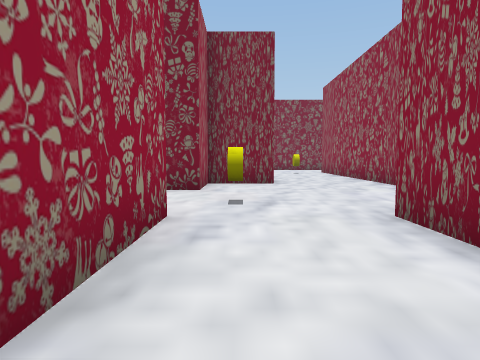
[1] (above)

24 first-person views from a walk through a Unity game level. The camera is 1.3 m above the floor, tilts 4° down and sees 75° across. The floor is counted in squares, 2 m on a side. Each view is taken from the middle of a square. On the plan, view 1 faces up. The plan holds only what a view shows up to about 10 squares ahead; the rest is blank. The place goes on beyond the plan. The player character is not drawn.

[2]
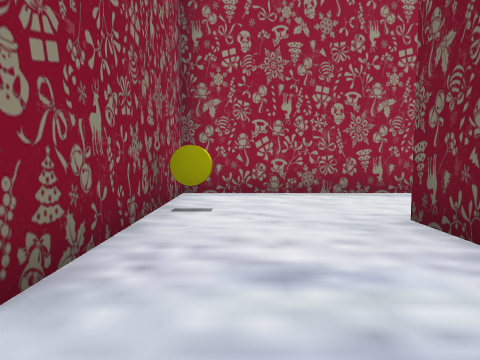

[3]
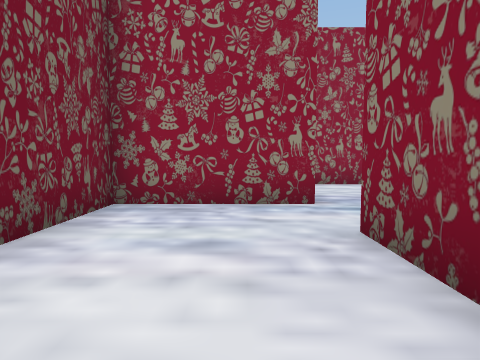

[4]
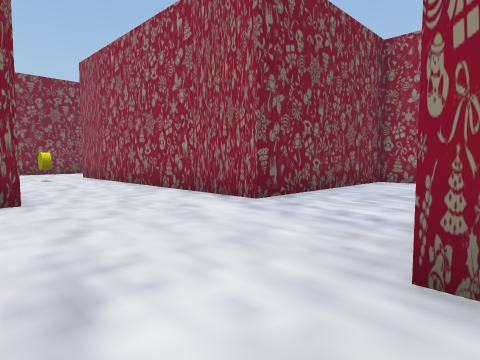

[5]
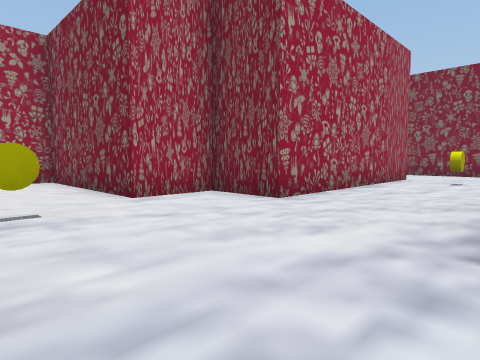

[6]
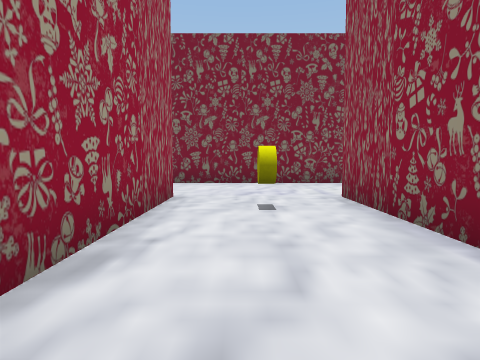

[7]
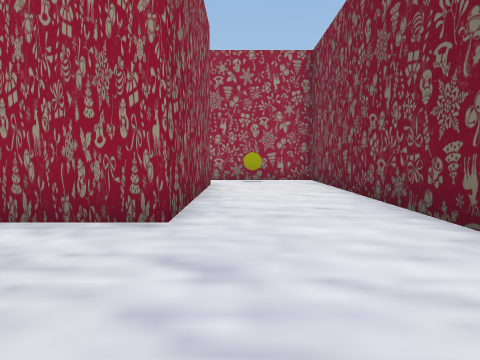

[8]
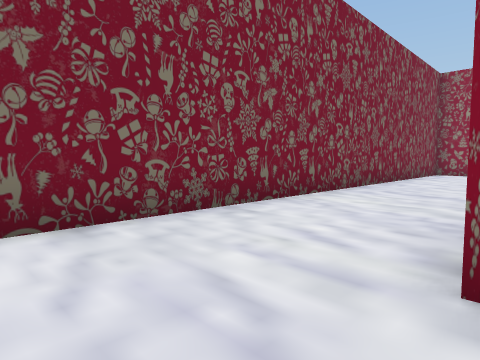

[9]
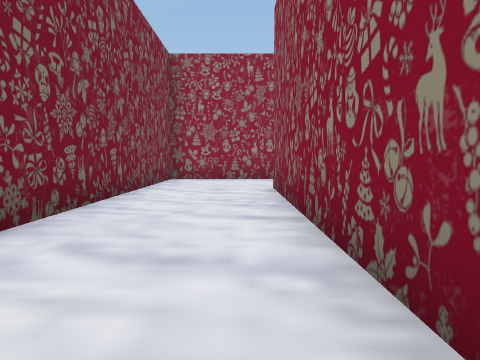

[10]
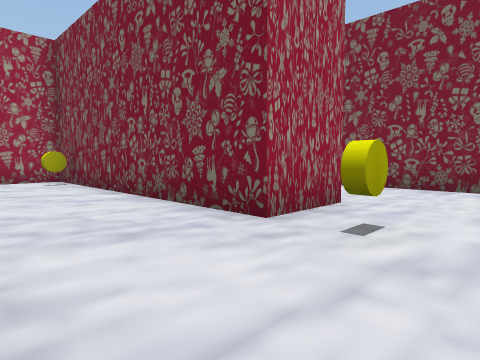

[11]
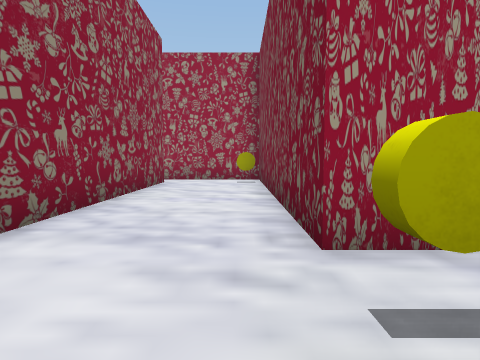

[12]
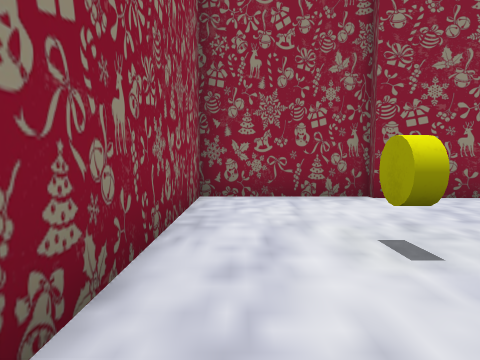

[13]
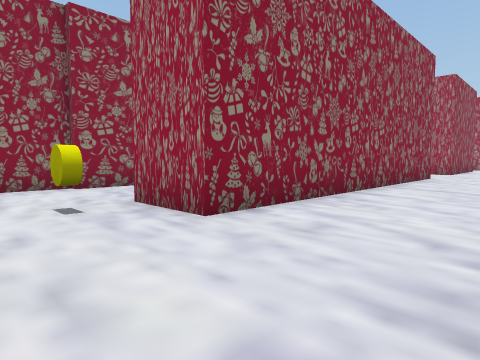

[14]
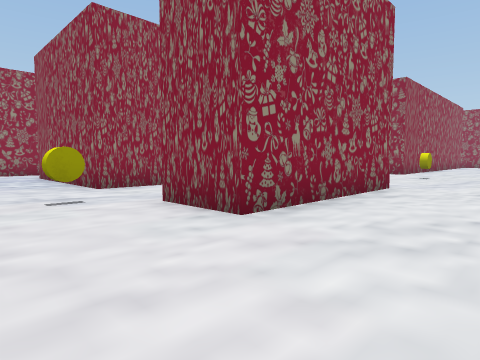

[15]
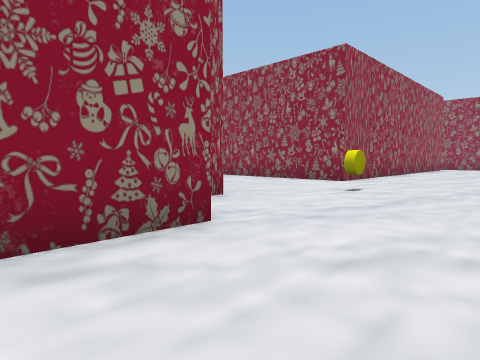

[16]
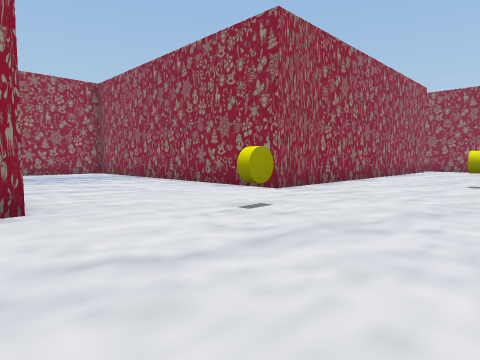

[17]
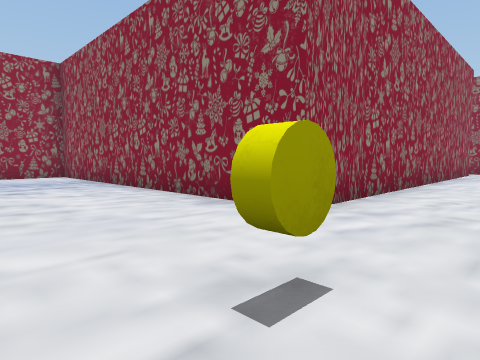

[18]
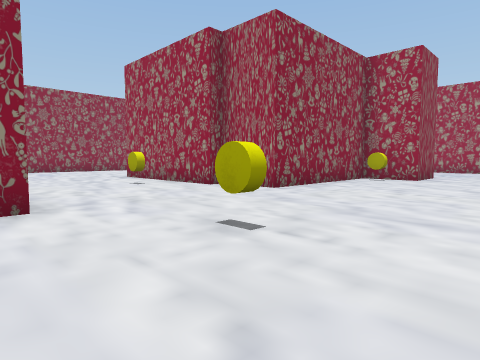

[19]
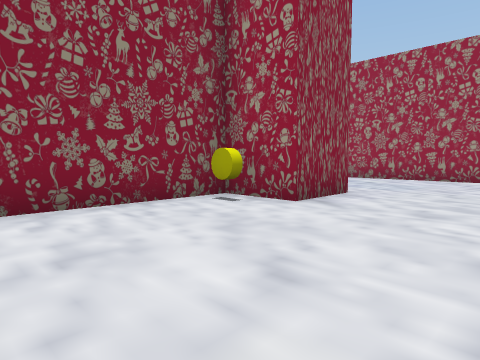

[20]
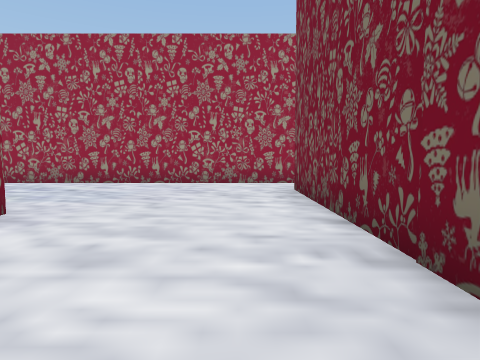

[21]
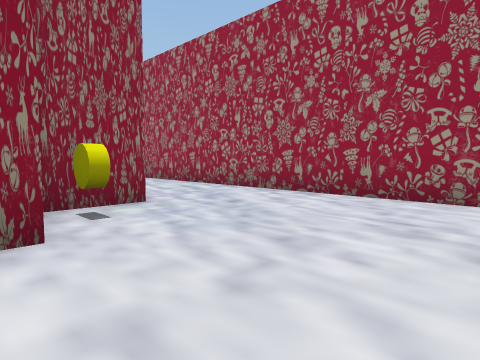

[22]
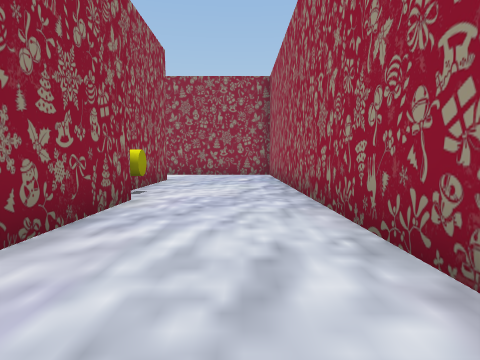

[23]
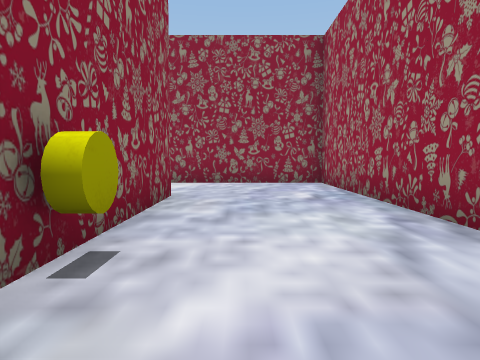

[24]
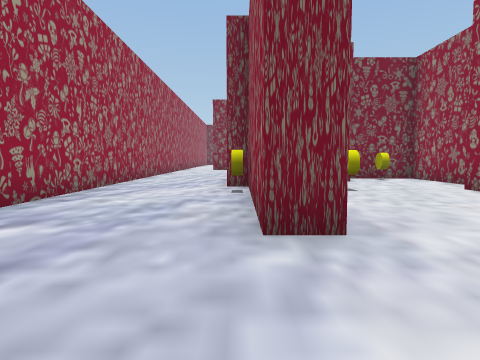

### Floor plan
Points are (right, up) in squares from view 1. A wall is a line through its corners. A room is listed if a view was taken in it or the views show most of it. See-through windows are left out.
Room 1 (views 1, 3)
walls: (-0.8, 1.6) (-0.8, -1.1) (3.8, -1.1); (3.4, 1.8) (1.7, 1.8)
ways out: opening at (2.5, 0.5) to room 2; opening at (0.5, 2.5) to room 3
Room 2 (view 2)
walls: (5.4, -1.1) (5.4, 1.8) (3.4, 1.8)
ways out: opening at (2.5, 0.5) to room 1; opening at (4.5, -1) to room 3
Room 3 (views 4, 5, 6, 7, 8, 9, 10, 11, 12, 13, 14, 15, 16, 17, 18, 19, 20, 21, 22, 23, 24)
walls: (-2.5, -1.1) (-2.5, 3.5) (-0.8, 3.5) (-0.8, 1.6); (-0.8, -2.9) (-0.8, -2.4); (1.7, 1.8) (1.7, 3.5) (3.2, 3.5); (-9.4, -1.9) (-14.5, -1.9); (-4.9, -9) (-4.9, -12.2); (5.5, 3.5) (6.6, 3.5); (-11.6, -5.7) (-9.9, -5.7) (-9.9, -7.3) (-5.4, -7.3) (-5.4, -7.8); (8.8, -3.1) (8.8, -1.9); (-7.5, -11.4) (-7.5, -9) (-9.2, -9); (8.8, -6.5) (8.8, -5.5); (-13.4, -7.3) (-11.9, -7.3); (-8.3, -12.9) (-8.3, -12.4); (8.8, 5.4) (8.8, 6.3) (3.7, 6.3) (3.7, 14.3) (12.8, 14.3) (12.8, 12.6) (5.4, 12.6) (5.4, 9.6); (-0.8, -16) (-0.8, -7.3) (7.9, -7.3); (-16.2, -2.5) (-16.2, -19.3) (-12.1, -19.3); (-12.8, -11.8) (-13.3, -11.8) (-13.3, -9.1); (6.5, 9.9) (12.9, 9.9); (-3.8, 14.3) (0.9, 14.3) (0.9, 8) (-0.8, 8) (-0.8, 6.3) (-5.4, 6.3) (-5.4, 5.9); (-12, -16.4) (-12.8, -16.4) (-12.8, -12.2); (12.8, 9.7) (15.7, 9.7) (15.7, 17.1) (-5.4, 17.1) (-5.4, 14.1)
ways out: opening at (0.5, 2.5) to room 1; opening at (4.5, -1) to room 2; opening at (-15.5, -1.5); opening at (-4.5, 13.5)
objects: yellow cylinder (-13, -13); yellow cylinder (-12, -7); yellow cylinder (-11, -13); yellow cylinder (-9, -10); yellow cylinder (-9, -7); yellow cylinder (-5, 15); yellow cylinder (-4, -11); yellow cylinder (-2, -5); yellow cylinder (0, 5); yellow cylinder (2, 13); yellow cylinder (7, 12); yellow cylinder (14, 13)

Where each view was taken, in squares from view 1:
view 1: 0 up, 0 right, facing up
view 2: 0 up, 5 right, facing left
view 3: 0 up, 1 right, facing right
view 4: 3 up, 0 right, facing up-right
view 5: 4 up, 4 right, facing up-left
view 6: 9 up, 2 right, facing up
view 7: 15 up, 4 right, facing left
view 8: 14 up, 2 right, facing up-right
view 9: 15 up, 6 right, facing right
view 10: 10 up, 15 right, facing up-left
view 11: 12 up, 15 right, facing left
view 12: 15 up, 15 right, facing down
view 13: 17 up, 15 right, facing down-left
view 14: 6 up, 5 left, facing down-right
view 15: 1 up, 5 left, facing down-right
view 16: 2 down, 5 left, facing down-right
view 17: 4 down, 3 left, facing down-right
view 18: 3 down, 0 right, facing down-left
view 19: 3 down, 6 left, facing down-left
view 20: 3 down, 8 left, facing left
view 21: 3 down, 11 left, facing down-left
view 22: 7 down, 15 left, facing down
view 23: 11 down, 14 left, facing down
view 24: 19 down, 13 left, facing up
